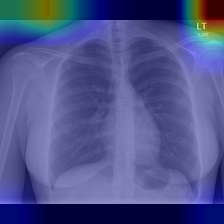
#> input picture reports/gradcam_examples/01_correct_tn_1356_IM-0231-1001.dcm.png, 224 x 224 px
$ python -i gradcam.py   (imports and definitions only)
#> lines starting #> are read from the running program, lines starting #| are printed output that depends on the picture
### insightx/model_io.py
"""Model I/O and architecture reconstruction utilities.

Builds the exact fine-tuned MobileNetV2 architecture in code and loads
trained weights without monkey-patching Keras constructors.
"""

from __future__ import annotations

import logging
import zipfile
from pathlib import Path
from typing import Any

import tensorflow as tf
from tensorflow.keras.applications import MobileNetV2

logger = logging.getLogger("insightx.model_io")

DEFAULT_WEIGHTS_PATH = Path("models/insightx.weights.h5")
DEFAULT_KERAS_ARCHIVE = Path("models/mobilenet_finetuned.keras")


# [43 lines left out: function build_model, not called in this run]


def ensure_weights_extracted(
    weights_path: Path | str = DEFAULT_WEIGHTS_PATH,
    keras_archive_path: Path | str = DEFAULT_KERAS_ARCHIVE,
) -> Path:
    """Extract model.weights.h5 from the .keras zip archive if weights file is absent."""
    w_path = Path(weights_path)
    if w_path.is_file():
        return w_path

    k_path = Path(keras_archive_path)
    if not k_path.is_file():
        raise FileNotFoundError(
            f"Neither weights file '{w_path}' nor archive '{k_path}' was found."
        )

    logger.info(f"Extracting weights from archive '{k_path}' to '{w_path}'...")
    w_path.parent.mkdir(parents=True, exist_ok=True)
    with zipfile.ZipFile(k_path, "r") as z:
        if "model.weights.h5" not in z.namelist():
            raise KeyError(
                f"'model.weights.h5' not found in '{k_path}'. Found: {z.namelist()}"
            )
        with open(w_path, "wb") as f_out:
            f_out.write(z.read("model.weights.h5"))

    logger.info(f"Successfully extracted weights ({w_path.stat().st_size} bytes).")
    return w_path


def load_trained_model(
    weights_path: Path | str = DEFAULT_WEIGHTS_PATH,
    keras_archive_path: Path | str = DEFAULT_KERAS_ARCHIVE,
) -> tf.keras.Model:
    """Build model in code and load weights cleanly without monkey-patching."""
    w_path = ensure_weights_extracted(weights_path, keras_archive_path)
    model = build_model()
    model.load_weights(str(w_path))
    return model

### insightx/gradcam.py
"""Explainable AI: Grad-CAM visual attention heatmaps for chest radiographs.

Computes gradient-weighted class activation mapping (Grad-CAM) targeting the
fine-tuned MobileNetV2 sigmoid prediction output and the last convolutional feature map.

Adheres to Project Rules:
- Rule 1: Research demo disclaimer; never use the word 'diagnosis'.
- Rule 4: All image processing in-memory only.
"""

from pathlib import Path
from typing import Any

import matplotlib.pyplot as plt
import numpy as np
import tensorflow as tf
from PIL import Image

from insightx import RESEARCH_DISCLAIMER
from insightx.features import preprocess_image_in_memory

_CACHED_MODEL: tf.keras.Model | None = None


def load_finetuned_model(
    model_path: Path | str = "models/mobilenet_finetuned.keras",
) -> tf.keras.Model:
    """Load and cache fine-tuned MobileNetV2 Keras model in memory."""
    global _CACHED_MODEL
    if _CACHED_MODEL is None:
        from insightx.model_io import load_trained_model

        _CACHED_MODEL = load_trained_model()
    return _CACHED_MODEL


# [17 lines left out: function get_model_components, not called in this run]


def compute_gradcam_heatmap(
    image: Image.Image | np.ndarray,
    model: tf.keras.Model | None = None,
    model_path: Path | str = "models/mobilenet_finetuned.keras",
) -> tuple[np.ndarray, float]:
    """Compute 2D Grad-CAM attention heatmap targeting final sigmoid output.

    Backpropagates the gradient of the predicted abnormality probability
    with respect to the last convolutional feature map of MobileNetV2.

    Args:
        image: In-memory PIL Image or numpy array (H, W) or (H, W, C).
        model: Pre-loaded fine-tuned Keras model (optional).
        model_path: Path to model if not already loaded.

    Returns:
        Tuple of:
            - heatmap_2d: Float32 array normalized to [0, 1] of shape (224, 224).
            - prediction_prob: Model sigmoid prediction probability in [0, 1].
    """
    if model is None:
        model = load_finetuned_model(model_path)

    base, gap, drop, pred = get_model_components(model)
    img_tensor = preprocess_image_in_memory(image)

    with tf.GradientTape() as tape:
        conv_outputs = base(img_tensor)
        tape.watch(conv_outputs)
        gap_out = gap(conv_outputs)
        drop_out = drop(gap_out, training=False)
        prediction_tensor = pred(drop_out)
        # Target the sigmoid probability for class 1 (Abnormal)
        target_score = prediction_tensor[:, 0]

    # Compute gradients of score w.r.t. last conv feature map
    grads = tape.gradient(target_score, conv_outputs)
    # Global average pooling of gradients gives channel importance weights
    pooled_grads = tf.reduce_mean(grads, axis=(1, 2))[0]  # shape (1280,)

    # Weight feature maps by gradient importance
    conv_features = conv_outputs[0]  # shape (7, 7, 1280)
    cam = tf.reduce_sum(conv_features * pooled_grads[tf.newaxis, tf.newaxis, :], axis=-1)

    # Apply ReLU (keep only features having positive impact on target class)
    cam = tf.maximum(cam, 0.0)
    max_val = tf.math.reduce_max(cam)
    if max_val > 0:
        cam = cam / (max_val + 1e-10)

    # Resize 7x7 CAM to standard 224x224
    cam_resized = tf.image.resize(cam[..., tf.newaxis], (224, 224), method="bilinear")
    heatmap_2d = tf.squeeze(cam_resized).numpy().astype(np.float32)
    pred_prob = float(prediction_tensor[0, 0].numpy())

    return heatmap_2d, pred_prob


# [42 lines left out: function overlay_heatmap_on_image, not called in this run]


def generate_gradcam_overlay(
    image: Image.Image | np.ndarray,
    model: tf.keras.Model | None = None,
    model_path: Path | str = "models/mobilenet_finetuned.keras",
    colormap_name: str = "jet",
    alpha: float = 0.45,
) -> tuple[np.ndarray, float]:
    """Generate Grad-CAM heatmap overlay as a PNG array directly in memory.

    Adheres to Rule 4 (in-memory processing).

    Args:
        image: Input image (PIL or numpy array).
        model: Fine-tuned model (optional).
        model_path: Path to model if not loaded.
        colormap_name: Color map name.
        alpha: Overlay blending weight.

    Returns:
        Tuple of (png_overlay_array, prediction_probability).
    """
    heatmap_2d, pred_prob = compute_gradcam_heatmap(
        image=image,
        model=model,
        model_path=model_path,
    )
    overlay_array = overlay_heatmap_on_image(
        image=image,
        heatmap=heatmap_2d,
        colormap_name=colormap_name,
        alpha=alpha,
    )
    return overlay_array, pred_prob


# [161 lines left out: function generate_8_test_gradcam_examples, not called in this run]


# [2 lines not run here, left out]

>>> import cv2
>>> picture = cv2.imread('../reports/gradcam_examples/01_correct_tn_1356_IM-0231-1001.dcm.png', cv2.IMREAD_GRAYSCALE)
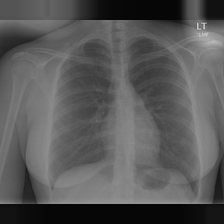
#> picture: shape (224, 224); min 6, max 204, mean 88.5
>>> result = generate_gradcam_overlay(picture)
#> (the run stopped early here; a loop or call above may not have finished)

$ run again, on reports/gradcam_examples/06_incorrect_fp_519_IM-2131-4001.dcm.png
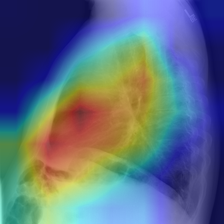
#> input picture reports/gradcam_examples/06_incorrect_fp_519_IM-2131-4001.dcm.png, 224 x 224 px
#> `picture = cv2.imread('../reports/gradcam_examples/01_correct_tn_1356_I..`:
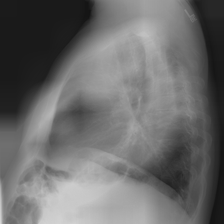
#> picture: shape (224, 224); min 20, max 214, mean 107.2

$ run again, on reports/gradcam_examples/07_incorrect_fn_229_IM-0873-2001.dcm.png
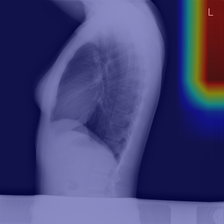
#> input picture reports/gradcam_examples/07_incorrect_fn_229_IM-0873-2001.dcm.png, 224 x 224 px
#> `picture = cv2.imread('../reports/gradcam_examples/01_correct_tn_1356_I..`:
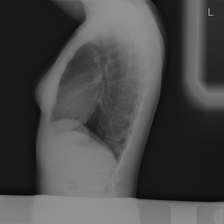
#> picture: shape (224, 224); min 8, max 145, mean 72.7
